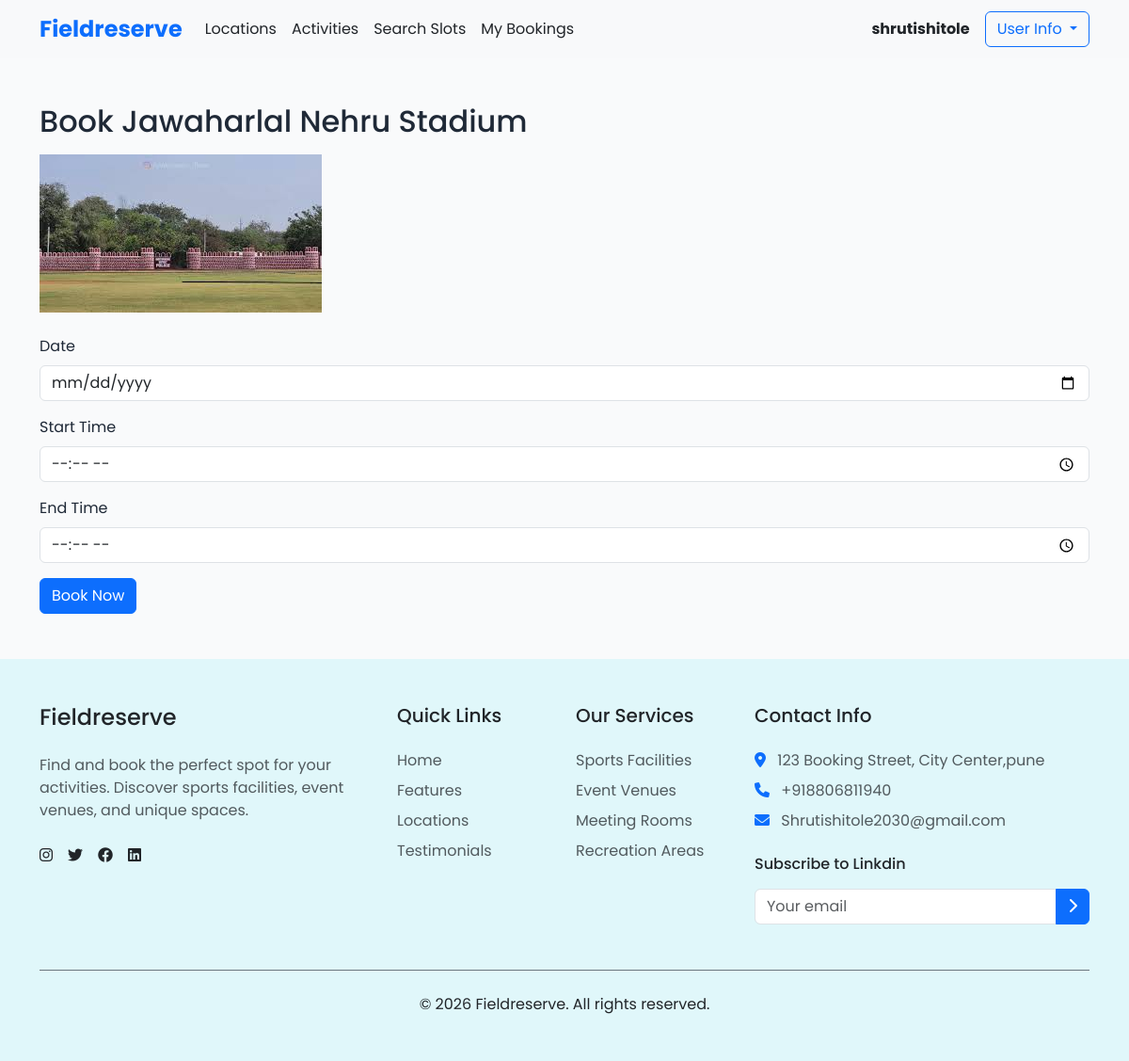
/direct-book-ground/24/ (signed in), run on the app's committed database.
### booking/models.py (models this page shows, shortened)
class Field(models.Model):
    name = models.CharField(max_length=100)
    location = models.ForeignKey(Location, on_delete=models.CASCADE, related_name='fields')
    description = models.TextField(blank=True)
    activity_type = models.ForeignKey(ActivityType, on_delete=models.CASCADE, related_name='fields')
    indoor = models.BooleanField(default=False)
    image = models.ImageField(upload_to='fields/', null=True, blank=True)
    default_image = models.ImageField(upload_to='fields/', default='default_field.jpg')
    class Meta:
        indexes = [
            models.Index(fields=['name', 'location']),
        ]

### booking/views.py (the view)
# urls.py: path('direct-book-ground/<int:ground_id>/', views.direct_book_ground, name='direct_book_ground'),
@login_required
def direct_book_ground(request, ground_id):
    ground = get_object_or_404(Field, id=ground_id)
    if request.method == 'POST':
        date = request.POST.get('date')
        start_time = request.POST.get('start_time')
        end_time = request.POST.get('end_time')
        if not all([date, start_time, end_time]):
            messages.error(request, "Please fill in all required fields.")
            return render(request, 'book_ground.html', {'ground': ground})
        try:
            booking_date = datetime.strptime(date, '%Y-%m-%d').date()
            start_time_obj = datetime.strptime(start_time, '%H:%M').time()
            end_time_obj = datetime.strptime(end_time, '%H:%M').time()
            slot, created = Slot.objects.get_or_create(
                field=ground,
                date=booking_date,
                start_time=start_time_obj,
                end_time=end_time_obj,
                defaults={'price': 500.00, 'available': True}
            )
            if not slot.available:
                messages.error(request, "Sorry, this slot is no longer available.")
                return render(request, 'book_ground.html', {'ground': ground})
            booking = Booking.objects.create(
                user=request.user,
                slot=slot,
                status='confirmed',
                payment_status='pending'
            )
            slot.available = False
            slot.save()
            messages.success(request, f"Successfully booked {ground.name} on {date} from {start_time} to {end_time}.")
            return redirect('payment', booking_id=booking.id)
        except ValueError:
            messages.error(request, "Invalid date or time format.")
            return render(request, 'book_ground.html', {'ground': ground})
    else:
        form = BookingForm()
    return render(request, 'book_ground.html', {'ground': ground, 'form': form})

### booking/forms.py
class BookingForm(forms.ModelForm):
    class Meta:
        model = Booking
        fields = ['participants']

### templates/book_ground.html (shortened to what this page needs)
{% extends 'base.html' %} {% block content %}
<div class="container py-5">
  <h2>Book {{ ground.name }}</h2>
  <img
    src="{{ ground.image.url }}"
    alt="{{ ground.name }}"
    class="img-fluid mb-4"
  />
  <form method="post">
    <div class="mb-3">
      <label for="date" class="form-label">Date</label>
      <input type="date" id="date" name="date" class="form-control" required />
    </div>
    <div class="mb-3">
      <label for="start_time" class="form-label">Start Time</label>
      <input
        type="time"
        id="start_time"
        name="start_time"
        class="form-control"
        required
      />
    </div>
    <div class="mb-3">
      <label for="end_time" class="form-label">End Time</label>
      <input
        type="time"
        id="end_time"
        name="end_time"
        class="form-control"
        required
      />
    </div>
    <button type="submit" class="btn btn-primary">Book Now</button>
  </form>
</div>
{% endblock %}

### templates/navbar.html (shortened to what this page needs)
<nav class="navbar navbar-expand-lg navbar-light bg-light">
  <div class="container">
    <a class="navbar-brand" href="{% url 'index' %}">
      <span class="text-primary fw-bold fs-4">Fieldreserve</span>
    </a>
    <div class="collapse navbar-collapse" id="navbarNav">
      <ul class="navbar-nav me-auto mb-2 mb-lg-0">
        <li class="nav-item">
          <a class="nav-link text-dark" href="{% url 'location_selector' %}">Locations</a>
        </li>
        <li class="nav-item">
          <a class="nav-link text-dark" href="{% url 'activity_selector' %}">Activities</a>
        </li>
        <li class="nav-item">
          <a class="nav-link text-dark" href="{% url 'search_slots' %}">Search Slots</a>
        </li>
        {% if user.is_authenticated %}
        <li class="nav-item">
          <a class="nav-link text-dark" href="{% url 'my_bookings' %}">My Bookings</a>
        </li>
        {% endif %}
      </ul>
      <div class="d-flex align-items-center">
        {% if user.is_authenticated %}
        <span class="text-dark fw-bold me-3">{{ user.username }}</span>
        <div class="dropdown">
          <button
            class="btn btn-outline-primary dropdown-toggle"
            type="button"
            id="dropdownMenuButton"
            data-bs-toggle="dropdown"
            aria-expanded="false"
          >
            User Info
          </button>
        </div>
        {% else %}
        <a href="{% url 'login' %}" class="btn btn-outline-primary me-2">Login</a>
        <a href="{% url 'register' %}" class="btn btn-primary">Sign Up</a>
        {% endif %}
      </div>
    </div>
  </div>
</nav>

### templates/base.html (style rules this page uses)
:root { --primary-color: #3b82f6; --primary-light: #eff6ff; --accent-color: #1d4ed8; --text-dark: #1f2937; --text-light: #6b7280; --bg-light: #f9fafb; --bg-white: #ffffff; --shadow-sm: 0 1px 2px 0 rgba(0, 0, 0, 0.05); --shadow: 0 4px 6px -1px rgba(0, 0, 0, 0.1), 0 2px 4px -1px rgba(0, 0, 0, 0.06); --shadow-lg: 0 10px 15px -3px rgba(0, 0, 0, 0.1), 0 4px 6px -2px rgba(0, 0, 0, 0.05); }
body { font-family: "Poppins", sans-serif; color: var(--text-dark); background-color: var(--bg-light); }

### data on the page
Field: name "Jawaharlal Nehru Stadium", image (picture)

### other printed values
{{ user.username }} "shrutishitole"
